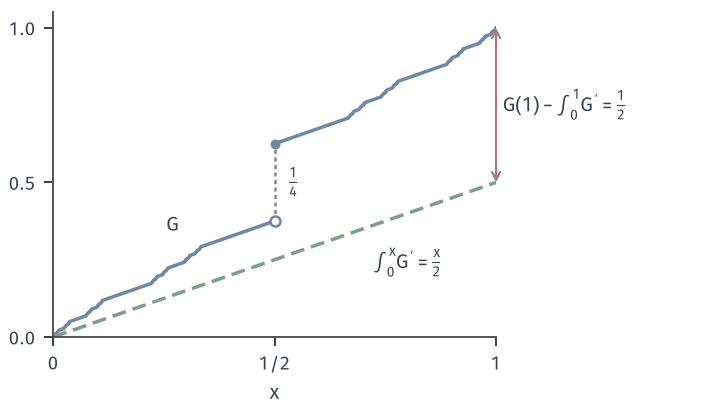

This chart was generated by the following Python code:
from pathlib import Path
import sys
ROOT = next(p for p in Path(__file__).resolve().parents if (p/"build.sh").is_file() and (p/"tex/book.tex").is_file())
sys.path.insert(0, str(ROOT/"figures/00-shared/mathematical-preliminaries-upper/00-shared/comprehension-figures"))
from support import figure, save, BLUE, GREEN, YELLOW, RED, PURPLE, INK, MUTED, GRID, BLUE_FILL, GREEN_FILL, YELLOW_FILL, RED_FILL, PURPLE_FILL
import numpy as np

# G(x)=x/2+1_{[1/2,inf)}(x)/4+F_C(x)/4 on [0,1]; ordinary derivative integrates to x/2.
def cantor(t):
    y, b = 0.0, .5
    for _ in range(45):
        t *= 3
        if t < 1: pass
        elif t < 2: return y + b
        else: y += b; t -= 2
        b /= 2
    return y
fig, ax = figure(width_mm=100, height_mm=58)
L = np.linspace(0, .5, 2400, endpoint=False); R = np.linspace(.5, 1, 2401)
FL = np.array([cantor(float(t)) for t in L]); FR = np.array([cantor(float(t)) for t in R])
GL = L/2 + FL/4; GR = R/2 + .25 + FR/4
ax.plot(L, GL, color=BLUE, lw=1.4); ax.plot(R, GR, color=BLUE, lw=1.4, label='G')
xx = np.array([0, 1]); ax.plot(xx, xx/2, color=GREEN, lw=1.4, ls=(0, (4, 2)))
ax.plot([.5, .5], [GL[-1], GR[0]], color=RED, lw=1.0, ls=(0, (1.6, 1.4)))
ax.plot([.5], [GR[0]], 'o', ms=4, color=BLUE, mew=0)
ax.plot([.5], [GL[-1]], 'o', ms=4, mfc='white', mec=BLUE, mew=1)
ax.annotate('', xy=(1.0, 1.0), xytext=(1.0, .5), arrowprops=dict(arrowstyle='<->', color=RED, lw=.85, shrinkA=0, shrinkB=0))
ax.text(1.015, .75, r'$G(1)-\int_0^1 G^\prime=\frac{1}{2}$', ha='left', va='center')
ax.text(.53, .5, r'$\frac{1}{4}$', ha='left', va='center')
ax.text(.27, .36, r'$G$', ha='center', va='center')
ax.text(.80, .24, r'$\int_0^x G^\prime=\frac{x}{2}$', ha='center', va='center')
ax.set_xlim(0, 1.0); ax.set_ylim(0, 1.05); ax.set_xticks([0, .5, 1]); ax.set_xticklabels(['0', '1/2', '1']); ax.set_yticks([0, .5, 1])
ax.set_xlabel(r'$x$')
fig.set_layout_engine(None); fig.subplots_adjust(left=.075, right=.70, top=.97, bottom=.18)
save(fig, Path(__file__).resolve().parent, 'figure', {'formula': 'G=x/2+1_[1/2,oo)/4+F_C/4, Cantor via ternary digits'})
